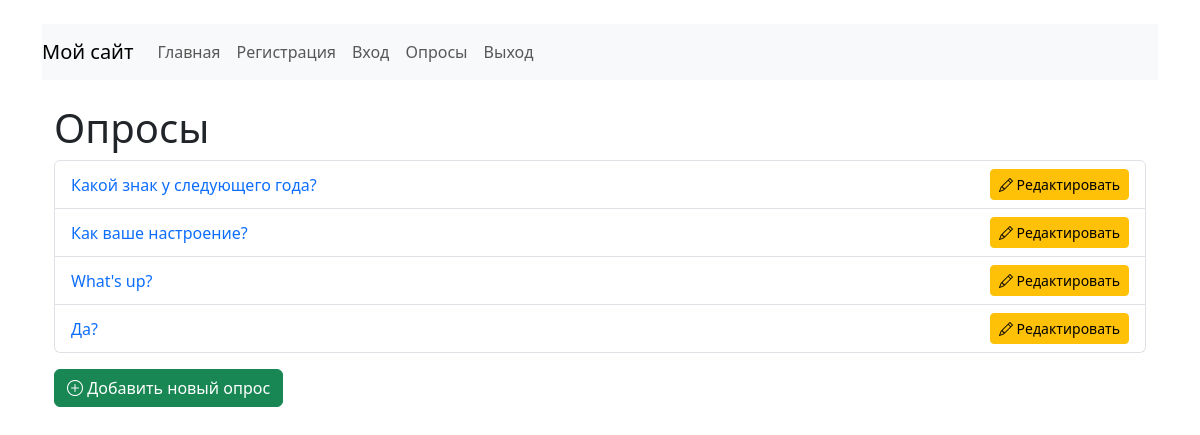
The page /polls/ (signed in) on the database its author committed.
### polls/models.py (models this page shows, shortened)
class Question(models.Model):
    question_text = models.CharField(max_length=200)
    pub_date = models.DateTimeField("date published")

### polls/views.py (the view)
# urls.py: path("", views.IndexView.as_view(), name="index"),
class IndexView(generic.ListView):
    template_name = "polls/index.html"
    context_object_name = "latest_question_list"
    def get_queryset(self):
        return Question.objects.filter(pub_date__lte=timezone.now()).order_by("-pub_date")[
            :5
        ]

### polls/templates/polls/index.html
{% extends 'base.html' %}
{% block content %}
    <div class="container mt-4">
        <h1>Опросы</h1>
        {% if latest_question_list %}
            <ul class="list-group">
                {% for question in latest_question_list %}
                    <li class="list-group-item d-flex justify-content-between align-items-center">
                        <a href="{% url 'polls:detail' question.id %}" class="text-decoration-none">{{ question.question_text }}</a>
                        {% if user.is_staff %}
                            <a href="{% url 'polls:edit_question' question.id %}" class="btn btn-warning btn-sm">
                                <i class="bi bi-pencil"></i> Редактировать
                            </a>
                        {% endif %}
                    </li>
                {% endfor %}
            </ul>
        {% else %}
            <div class="alert alert-info mt-3">
                Опросы пока не доступны.
            </div>
        {% endif %}
        {% if user.is_staff %}
            <a href="{% url 'polls:create_question' %}" class="btn btn-success mt-3">
                <i class="bi bi-plus-circle"></i> Добавить новый опрос
            </a>
        {% endif %}
    </div>
{% endblock %}

### rows shown on the page
Question: question_text "Какой знак у следующего года?"
Question: question_text "Как ваше настроение?"
Question: question_text "What's up?"
Question: question_text "Да?"
